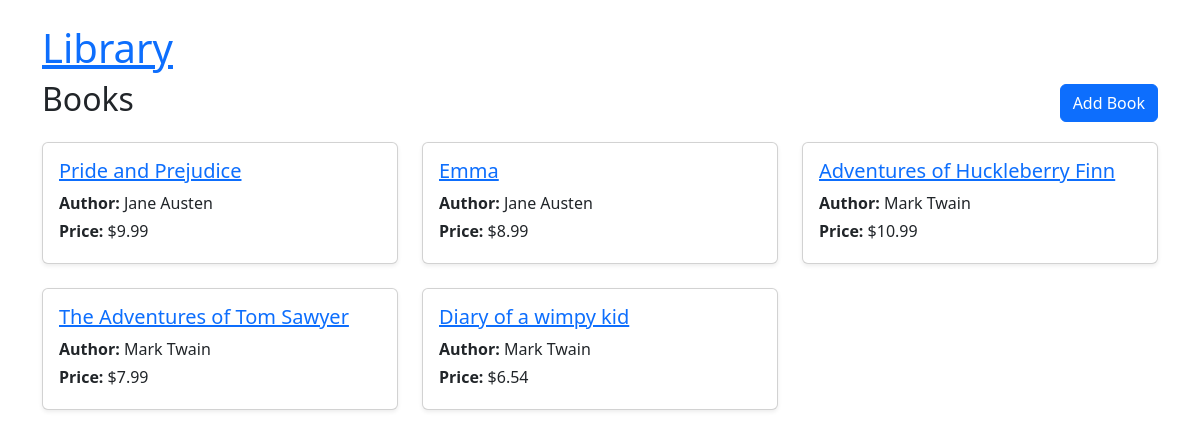
The page / on the database its author committed.
### library/models.py (models this page shows, shortened)
class Book(models.Model):
    title = models.CharField(max_length=200)
    author = models.ForeignKey(Author, on_delete=models.CASCADE, related_name='books')
    published_date = models.DateField(null=True, blank=True)
    price = models.DecimalField(max_digits=6, decimal_places=2)

class Author(models.Model):
    name = models.CharField(max_length=100)
    birth_date = models.DateField(null=True, blank=True)

### library/views.py (the view)
# urls.py: 2. Add a URL to urlpatterns:  path('', views.home, name='home')
def home(request):
    books = Book.objects.all()
    return render(request, 'library/home.html', {'books': books})

### library/templates/library/home.html (shortened to what this page needs)
{% extends 'library/base.html' %}
{% block content %}
<div class="d-flex justify-content-between align-items-center mb-3">
    <h2>Books</h2>
    <a href="{% url 'add_book' %}" class="btn btn-primary">Add Book</a>
</div>
<div class="row row-cols-1 row-cols-md-2 row-cols-lg-3 g-4">
    {% for book in books %}
    <div class="col">
        <div class="card h-100 shadow-sm">
            <div class="card-body">
                <h5 class="card-title">
                    <a href="{% url 'book_detail' book.pk %}">{{ book.title }}</a>
                </h5>
                <p class="card-text mb-1"><strong>Author:</strong> {{ book.author.name }}</p>
                <p class="card-text mb-1"><strong>Price:</strong> ${{ book.price }}</p>
            </div>
        </div>
    </div>
    {% empty %}
    <div class="col">
        <div class="alert alert-info">No books available.</div>
    </div>
    {% endfor %}
</div>
{% endblock %}

### library/templates/library/base.html (shortened to what this page needs)
<!DOCTYPE html>
<html lang="en">
<head>
    <link rel="stylesheet" href="https://cdn.jsdelivr.net/npm/bootstrap@5.3.0/dist/css/bootstrap.min.css">
</head>
<body>
    <div class="container mt-4">
        <h1><a href="/">Library</a></h1>
        {% block content %}{% endblock %}
    </div>
</body>
</html>

### rows shown on the page
Book: title "Pride and Prejudice", author.name "Jane Austen", price "9.99"
Book: title "Emma", author.name "Jane Austen", price "8.99"
Book: title "Adventures of Huckleberry Finn", author.name "Mark Twain", price "10.99"
Book: title "The Adventures of Tom Sawyer", author.name "Mark Twain", price "7.99"
Book: title "Diary of a wimpy kid", author.name "Mark Twain", price "6.54"
